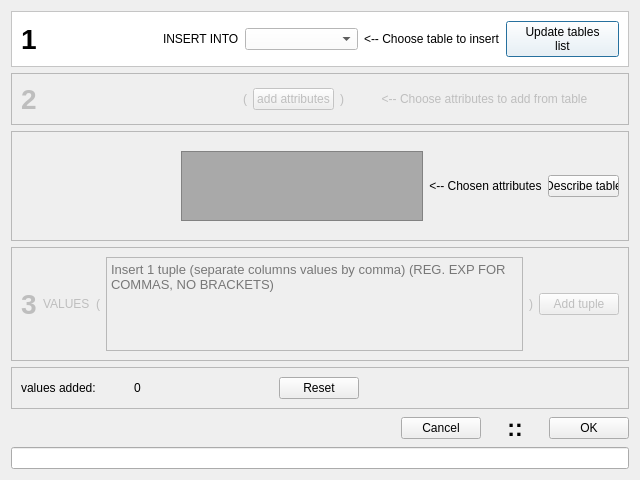
<?xml version="1.0" encoding="UTF-8"?>
<ui version="4.0">
 <class>createTupleConstructor</class>
 <widget class="QDialog" name="createTupleConstructor">
  <property name="geometry">
   <rect>
    <x>0</x>
    <y>0</y>
    <width>640</width>
    <height>480</height>
   </rect>
  </property>
  <property name="sizePolicy">
   <sizepolicy hsizetype="Preferred" vsizetype="Preferred">
    <horstretch>0</horstretch>
    <verstretch>0</verstretch>
   </sizepolicy>
  </property>
  <property name="minimumSize">
   <size>
    <width>640</width>
    <height>480</height>
   </size>
  </property>
  <property name="windowTitle">
   <string>Dialog</string>
  </property>
  <layout class="QVBoxLayout" name="verticalLayout">
   <item>
    <widget class="QFrame" name="frame">
     <property name="enabled">
      <bool>true</bool>
     </property>
     <property name="styleSheet">
      <string notr="true">background-color: white</string>
     </property>
     <property name="frameShape">
      <enum>QFrame::StyledPanel</enum>
     </property>
     <property name="frameShadow">
      <enum>QFrame::Raised</enum>
     </property>
     <layout class="QHBoxLayout" name="horizontalLayout_2">
      <item>
       <widget class="QLabel" name="num1_label">
        <property name="sizePolicy">
         <sizepolicy hsizetype="Fixed" vsizetype="Preferred">
          <horstretch>0</horstretch>
          <verstretch>0</verstretch>
         </sizepolicy>
        </property>
        <property name="font">
         <font>
          <pointsize>21</pointsize>
          <weight>75</weight>
          <bold>true</bold>
         </font>
        </property>
        <property name="text">
         <string>1</string>
        </property>
        <property name="alignment">
         <set>Qt::AlignLeading|Qt::AlignLeft|Qt::AlignVCenter</set>
        </property>
       </widget>
      </item>
      <item>
       <spacer name="horizontalSpacer_9">
        <property name="orientation">
         <enum>Qt::Horizontal</enum>
        </property>
        <property name="sizeType">
         <enum>QSizePolicy::Fixed</enum>
        </property>
        <property name="sizeHint" stdset="0">
         <size>
          <width>120</width>
          <height>20</height>
         </size>
        </property>
       </spacer>
      </item>
      <item>
       <widget class="QLabel" name="label_0">
        <property name="sizePolicy">
         <sizepolicy hsizetype="Fixed" vsizetype="Fixed">
          <horstretch>0</horstretch>
          <verstretch>0</verstretch>
         </sizepolicy>
        </property>
        <property name="text">
         <string>INSERT INTO</string>
        </property>
       </widget>
      </item>
      <item>
       <widget class="QComboBox" name="comboBox">
        <property name="placeholderText">
         <string/>
        </property>
       </widget>
      </item>
      <item>
       <widget class="QLabel" name="label_8">
        <property name="text">
         <string>&lt;-- Choose table to insert</string>
        </property>
       </widget>
      </item>
      <item>
       <widget class="QPushButton" name="update_tables_button">
        <property name="text">
         <string>Update tables
list</string>
        </property>
       </widget>
      </item>
     </layout>
    </widget>
   </item>
   <item>
    <widget class="QFrame" name="frame_2">
     <property name="enabled">
      <bool>false</bool>
     </property>
     <property name="frameShape">
      <enum>QFrame::StyledPanel</enum>
     </property>
     <property name="frameShadow">
      <enum>QFrame::Raised</enum>
     </property>
     <layout class="QHBoxLayout" name="horizontalLayout_3">
      <item>
       <widget class="QLabel" name="num2_label">
        <property name="sizePolicy">
         <sizepolicy hsizetype="Fixed" vsizetype="Preferred">
          <horstretch>0</horstretch>
          <verstretch>0</verstretch>
         </sizepolicy>
        </property>
        <property name="font">
         <font>
          <pointsize>21</pointsize>
          <weight>75</weight>
          <bold>true</bold>
         </font>
        </property>
        <property name="text">
         <string>2</string>
        </property>
        <property name="alignment">
         <set>Qt::AlignLeading|Qt::AlignLeft|Qt::AlignVCenter</set>
        </property>
       </widget>
      </item>
      <item>
       <spacer name="horizontalSpacer_6">
        <property name="orientation">
         <enum>Qt::Horizontal</enum>
        </property>
        <property name="sizeType">
         <enum>QSizePolicy::Fixed</enum>
        </property>
        <property name="sizeHint" stdset="0">
         <size>
          <width>200</width>
          <height>20</height>
         </size>
        </property>
       </spacer>
      </item>
      <item>
       <widget class="QLabel" name="label_1">
        <property name="sizePolicy">
         <sizepolicy hsizetype="Fixed" vsizetype="Preferred">
          <horstretch>0</horstretch>
          <verstretch>0</verstretch>
         </sizepolicy>
        </property>
        <property name="text">
         <string>(</string>
        </property>
        <property name="alignment">
         <set>Qt::AlignRight|Qt::AlignTrailing|Qt::AlignVCenter</set>
        </property>
       </widget>
      </item>
      <item>
       <widget class="QPushButton" name="addColsButton">
        <property name="sizePolicy">
         <sizepolicy hsizetype="Fixed" vsizetype="Fixed">
          <horstretch>0</horstretch>
          <verstretch>0</verstretch>
         </sizepolicy>
        </property>
        <property name="styleSheet">
         <string notr="true"/>
        </property>
        <property name="text">
         <string>add attributes</string>
        </property>
       </widget>
      </item>
      <item>
       <widget class="QLabel" name="label_2">
        <property name="sizePolicy">
         <sizepolicy hsizetype="Fixed" vsizetype="Preferred">
          <horstretch>0</horstretch>
          <verstretch>0</verstretch>
         </sizepolicy>
        </property>
        <property name="text">
         <string>)</string>
        </property>
       </widget>
      </item>
      <item>
       <widget class="QLabel" name="label_9">
        <property name="sizePolicy">
         <sizepolicy hsizetype="Preferred" vsizetype="Preferred">
          <horstretch>0</horstretch>
          <verstretch>0</verstretch>
         </sizepolicy>
        </property>
        <property name="text">
         <string>&lt;-- Choose attributes to add from table</string>
        </property>
        <property name="alignment">
         <set>Qt::AlignCenter</set>
        </property>
        <property name="wordWrap">
         <bool>true</bool>
        </property>
       </widget>
      </item>
     </layout>
    </widget>
   </item>
   <item>
    <widget class="QFrame" name="frame_3">
     <property name="frameShape">
      <enum>QFrame::StyledPanel</enum>
     </property>
     <property name="frameShadow">
      <enum>QFrame::Raised</enum>
     </property>
     <layout class="QHBoxLayout" name="horizontalLayout_4">
      <item>
       <spacer name="horizontalSpacer_2">
        <property name="orientation">
         <enum>Qt::Horizontal</enum>
        </property>
        <property name="sizeType">
         <enum>QSizePolicy::Fixed</enum>
        </property>
        <property name="sizeHint" stdset="0">
         <size>
          <width>160</width>
          <height>20</height>
         </size>
        </property>
       </spacer>
      </item>
      <item>
       <layout class="QVBoxLayout" name="verticalLayout_2">
        <property name="leftMargin">
         <number>0</number>
        </property>
        <property name="topMargin">
         <number>10</number>
        </property>
        <property name="bottomMargin">
         <number>10</number>
        </property>
        <item>
         <widget class="QPlainTextEdit" name="plainTextEdit_2">
          <property name="sizePolicy">
           <sizepolicy hsizetype="Preferred" vsizetype="Preferred">
            <horstretch>2</horstretch>
            <verstretch>2</verstretch>
           </sizepolicy>
          </property>
          <property name="font">
           <font>
            <pointsize>10</pointsize>
            <weight>50</weight>
            <italic>false</italic>
            <bold>false</bold>
            <underline>false</underline>
            <strikeout>false</strikeout>
            <kerning>true</kerning>
           </font>
          </property>
          <property name="styleSheet">
           <string notr="true">background-color: darkgray;color:white;</string>
          </property>
          <property name="readOnly">
           <bool>true</bool>
          </property>
          <property name="plainText">
           <string/>
          </property>
          <property name="placeholderText">
           <string>Choosen attributes from &quot;add attributes&quot;</string>
          </property>
         </widget>
        </item>
       </layout>
      </item>
      <item>
       <widget class="QLabel" name="label_7">
        <property name="sizePolicy">
         <sizepolicy hsizetype="Fixed" vsizetype="Preferred">
          <horstretch>0</horstretch>
          <verstretch>0</verstretch>
         </sizepolicy>
        </property>
        <property name="styleSheet">
         <string notr="true"/>
        </property>
        <property name="text">
         <string>&lt;-- Chosen
     attributes</string>
        </property>
        <property name="alignment">
         <set>Qt::AlignCenter</set>
        </property>
       </widget>
      </item>
      <item>
       <widget class="QPushButton" name="describeButton">
        <property name="enabled">
         <bool>true</bool>
        </property>
        <property name="sizePolicy">
         <sizepolicy hsizetype="Minimum" vsizetype="Fixed">
          <horstretch>0</horstretch>
          <verstretch>0</verstretch>
         </sizepolicy>
        </property>
        <property name="minimumSize">
         <size>
          <width>24</width>
          <height>0</height>
         </size>
        </property>
        <property name="text">
         <string>Describe table</string>
        </property>
       </widget>
      </item>
     </layout>
    </widget>
   </item>
   <item>
    <widget class="QFrame" name="frame_4">
     <property name="enabled">
      <bool>false</bool>
     </property>
     <property name="frameShape">
      <enum>QFrame::StyledPanel</enum>
     </property>
     <property name="frameShadow">
      <enum>QFrame::Raised</enum>
     </property>
     <layout class="QHBoxLayout" name="horizontalLayout_7">
      <item>
       <widget class="QLabel" name="num2_label_3">
        <property name="sizePolicy">
         <sizepolicy hsizetype="Fixed" vsizetype="Preferred">
          <horstretch>0</horstretch>
          <verstretch>0</verstretch>
         </sizepolicy>
        </property>
        <property name="font">
         <font>
          <pointsize>21</pointsize>
          <weight>75</weight>
          <bold>true</bold>
         </font>
        </property>
        <property name="text">
         <string>3</string>
        </property>
        <property name="alignment">
         <set>Qt::AlignLeading|Qt::AlignLeft|Qt::AlignVCenter</set>
        </property>
       </widget>
      </item>
      <item>
       <widget class="QLabel" name="label_3">
        <property name="sizePolicy">
         <sizepolicy hsizetype="Fixed" vsizetype="Preferred">
          <horstretch>0</horstretch>
          <verstretch>0</verstretch>
         </sizepolicy>
        </property>
        <property name="text">
         <string>VALUES</string>
        </property>
       </widget>
      </item>
      <item>
       <widget class="QLabel" name="label_4">
        <property name="sizePolicy">
         <sizepolicy hsizetype="Fixed" vsizetype="Preferred">
          <horstretch>0</horstretch>
          <verstretch>0</verstretch>
         </sizepolicy>
        </property>
        <property name="text">
         <string>(</string>
        </property>
        <property name="alignment">
         <set>Qt::AlignRight|Qt::AlignTrailing|Qt::AlignVCenter</set>
        </property>
       </widget>
      </item>
      <item>
       <widget class="QPlainTextEdit" name="plainTextEdit">
        <property name="sizePolicy">
         <sizepolicy hsizetype="Preferred" vsizetype="Expanding">
          <horstretch>0</horstretch>
          <verstretch>0</verstretch>
         </sizepolicy>
        </property>
        <property name="font">
         <font>
          <pointsize>10</pointsize>
         </font>
        </property>
        <property name="placeholderText">
         <string>Insert 1 tuple (separate columns values by comma) (REG. EXP FOR COMMAS, NO BRACKETS)</string>
        </property>
       </widget>
      </item>
      <item>
       <widget class="QLabel" name="label_5">
        <property name="sizePolicy">
         <sizepolicy hsizetype="Fixed" vsizetype="Preferred">
          <horstretch>0</horstretch>
          <verstretch>0</verstretch>
         </sizepolicy>
        </property>
        <property name="text">
         <string>)</string>
        </property>
       </widget>
      </item>
      <item>
       <widget class="QPushButton" name="addTupleButton">
        <property name="sizePolicy">
         <sizepolicy hsizetype="Fixed" vsizetype="Fixed">
          <horstretch>0</horstretch>
          <verstretch>0</verstretch>
         </sizepolicy>
        </property>
        <property name="text">
         <string>Add tuple</string>
        </property>
       </widget>
      </item>
     </layout>
    </widget>
   </item>
   <item>
    <widget class="QFrame" name="frame_5">
     <property name="sizePolicy">
      <sizepolicy hsizetype="Preferred" vsizetype="Preferred">
       <horstretch>0</horstretch>
       <verstretch>0</verstretch>
      </sizepolicy>
     </property>
     <property name="frameShape">
      <enum>QFrame::StyledPanel</enum>
     </property>
     <property name="frameShadow">
      <enum>QFrame::Raised</enum>
     </property>
     <layout class="QHBoxLayout" name="horizontalLayout_8">
      <item>
       <widget class="QLabel" name="label_6">
        <property name="sizePolicy">
         <sizepolicy hsizetype="Fixed" vsizetype="Preferred">
          <horstretch>0</horstretch>
          <verstretch>0</verstretch>
         </sizepolicy>
        </property>
        <property name="text">
         <string>values added:</string>
        </property>
       </widget>
      </item>
      <item>
       <widget class="QLabel" name="label_amount">
        <property name="sizePolicy">
         <sizepolicy hsizetype="Preferred" vsizetype="Preferred">
          <horstretch>0</horstretch>
          <verstretch>0</verstretch>
         </sizepolicy>
        </property>
        <property name="text">
         <string>0</string>
        </property>
        <property name="alignment">
         <set>Qt::AlignCenter</set>
        </property>
       </widget>
      </item>
      <item>
       <spacer name="horizontalSpacer_10">
        <property name="orientation">
         <enum>Qt::Horizontal</enum>
        </property>
        <property name="sizeType">
         <enum>QSizePolicy::Fixed</enum>
        </property>
        <property name="sizeHint" stdset="0">
         <size>
          <width>100</width>
          <height>20</height>
         </size>
        </property>
       </spacer>
      </item>
      <item>
       <widget class="QPushButton" name="reset_button">
        <property name="text">
         <string>Reset</string>
        </property>
       </widget>
      </item>
      <item>
       <spacer name="horizontalSpacer_4">
        <property name="orientation">
         <enum>Qt::Horizontal</enum>
        </property>
        <property name="sizeType">
         <enum>QSizePolicy::Fixed</enum>
        </property>
        <property name="sizeHint" stdset="0">
         <size>
          <width>260</width>
          <height>20</height>
         </size>
        </property>
       </spacer>
      </item>
     </layout>
    </widget>
   </item>
   <item>
    <layout class="QHBoxLayout" name="horizontalLayout_6">
     <item>
      <spacer name="horizontalSpacer_11">
       <property name="orientation">
        <enum>Qt::Horizontal</enum>
       </property>
       <property name="sizeHint" stdset="0">
        <size>
         <width>40</width>
         <height>20</height>
        </size>
       </property>
      </spacer>
     </item>
     <item>
      <widget class="QPushButton" name="CancelButton">
       <property name="text">
        <string>Cancel</string>
       </property>
      </widget>
     </item>
     <item>
      <spacer name="horizontalSpacer">
       <property name="orientation">
        <enum>Qt::Horizontal</enum>
       </property>
       <property name="sizeType">
        <enum>QSizePolicy::Fixed</enum>
       </property>
       <property name="sizeHint" stdset="0">
        <size>
         <width>20</width>
         <height>20</height>
        </size>
       </property>
      </spacer>
     </item>
     <item>
      <widget class="QLabel" name="label">
       <property name="sizePolicy">
        <sizepolicy hsizetype="Fixed" vsizetype="Preferred">
         <horstretch>0</horstretch>
         <verstretch>0</verstretch>
        </sizepolicy>
       </property>
       <property name="font">
        <font>
         <pointsize>17</pointsize>
         <weight>75</weight>
         <italic>false</italic>
         <bold>true</bold>
        </font>
       </property>
       <property name="text">
        <string>::</string>
       </property>
       <property name="alignment">
        <set>Qt::AlignCenter</set>
       </property>
      </widget>
     </item>
     <item>
      <spacer name="horizontalSpacer_5">
       <property name="orientation">
        <enum>Qt::Horizontal</enum>
       </property>
       <property name="sizeType">
        <enum>QSizePolicy::Fixed</enum>
       </property>
       <property name="sizeHint" stdset="0">
        <size>
         <width>20</width>
         <height>20</height>
        </size>
       </property>
      </spacer>
     </item>
     <item>
      <widget class="QPushButton" name="okButton">
       <property name="text">
        <string>OK</string>
       </property>
      </widget>
     </item>
    </layout>
   </item>
   <item>
    <widget class="QLineEdit" name="statusLine">
     <property name="readOnly">
      <bool>false</bool>
     </property>
    </widget>
   </item>
  </layout>
 </widget>
 <resources/>
 <connections/>
</ui>
